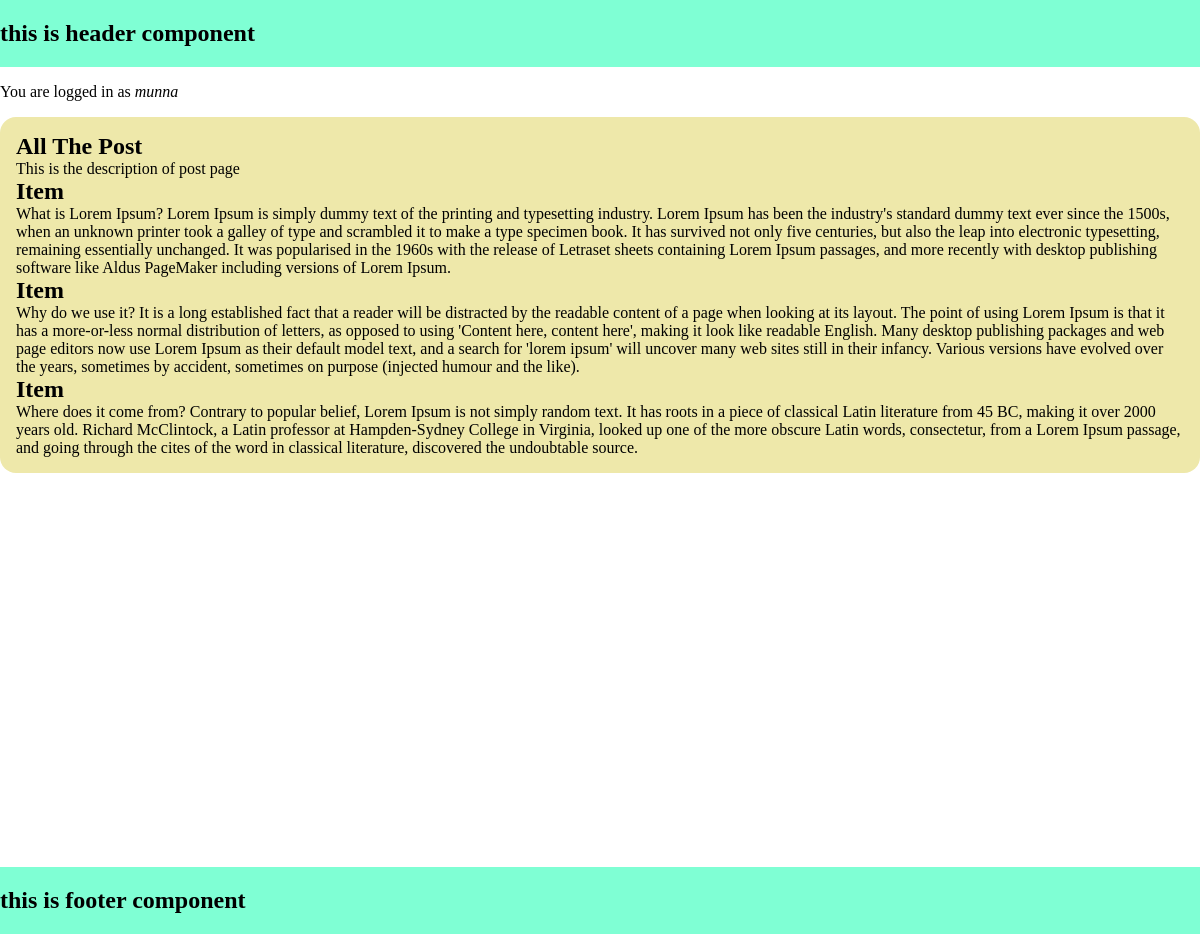
The page /posts/ (signed in) on the database its author committed.
### posts/models.py (models this page shows, shortened)
class Post(models.Model):
    text = models.TextField()

### posts/views.py (the view)
# urls.py: path("posts/", PostPageView.as_view(),name="posts"),
class PostPageView(ListView):
    model = Post
    template_name = "posts/post.html"
    context_object_name = "post_list"

### posts/templates/posts/post.html
{% extends '_base.html' %}
{% block content %}
  <div>
    <h2>All The Post</h2>
    <p>This is the description of post page</p>
    <div>
      {% for post in post_list %}
      <h2>Item</h2>
      <p>{{ post.text }}</p>
      {% endfor %}
    </div>
  </div>
{% endblock %}

### templates/_base.html (shortened to what this page needs)
{% load static %}
<!DOCTYPE html>
<html lang="en">
  <head>
    <link rel="stylesheet" href="{% static 'css/_base.css' %}" />
  </head>
  <body>
    <header class="container header">
      <h2>this is header component</h2>
    </header>
    <main class="container main">
      <div class="title">
        {% if user.is_authenticated %}
        <p>You are logged in as <em>{{ user.username }}</em></p>
        {% endif %}
      </div>
      <div class="content">
        {% block content %} {% endblock %}
      </div>
    </main>
    <footer class="container footer">
      <h2>this is footer component</h2>
    </footer>
  </body>
</html>

### static/css/_base.css (style rules this page uses)
* { margin: 0px; padding: 0px; box-sizing: border-box; }
.container { width: 100%; max-width: 1240px; margin: 0 auto; }
.main { width: 100%; min-height: 100vh; }
.title { padding: 16px 0px; }
.content { padding: 16px; background-color: palegoldenrod; border-radius: 16px; }
.header, .footer { background-color: aquamarine; padding: 20px 0px; }

### rows shown on the page
Post: text "What is Lorem Ipsum? Lorem Ipsum is simply dummy text of the printing and typesetting industry. Lorem Ipsum has been the industry's standard dummy text ever since the 1500s, when an unknown printer took a galley of type and scrambled it to make a type specimen book. It has survived not only five centuries, but also the leap into electronic typesetting, remaining essentially unchanged. It was popularised in the 1960s with the release of Letraset sheets containing Lorem Ipsum passages, and more recently with desktop publishing software like Aldus PageMaker including versions of Lorem Ipsum."
Post: text "Why do we use it? It is a long established fact that a reader will be distracted by the readable content of a page when looking at its layout. The point of using Lorem Ipsum is that it has a more-or-less normal distribution of letters, as opposed to using 'Content here, content here', making it look like readable English. Many desktop publishing packages and web page editors now use Lorem Ipsum as their default model text, and a search for 'lorem ipsum' will uncover many web sites still in their infancy. Various versions have evolved over the years, sometimes by accident, sometimes on purpose (injected humour and the like)."
Post: text "Where does it come from? Contrary to popular belief, Lorem Ipsum is not simply random text. It has roots in a piece of classical Latin literature from 45 BC, making it over 2000 years old. Richard McClintock, a Latin professor at Hampden-Sydney College in Virginia, looked up one of the more obscure Latin words, consectetur, from a Lorem Ipsum passage, and going through the cites of the word in classical literature, discovered the undoubtable source."

### other values the page prints
{{ user.username }} "munna"
